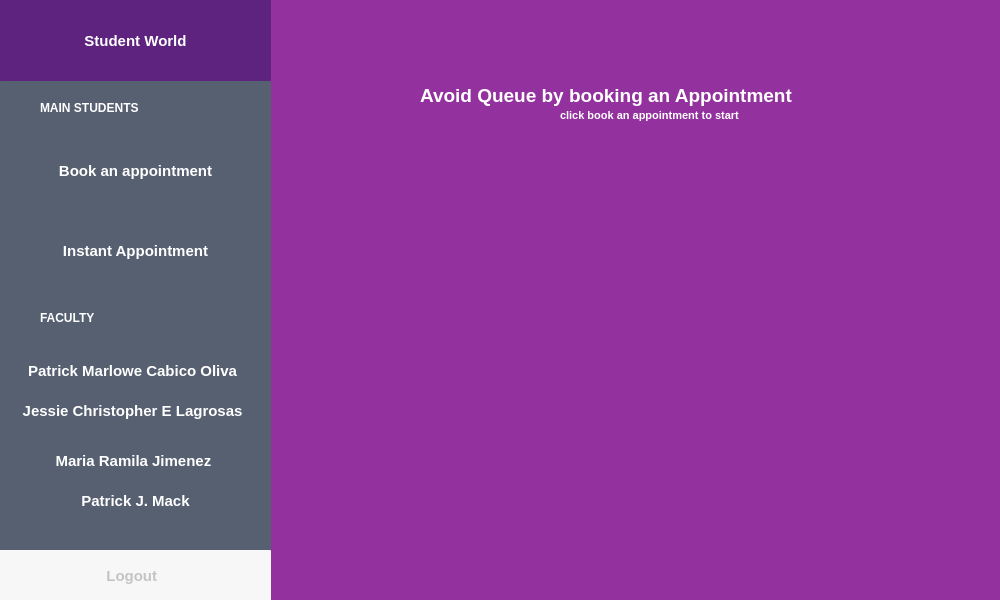
<?xml version="1.0" encoding="UTF-8"?>
<ui version="4.0">
 <class>Dialog</class>
 <widget class="QDialog" name="Dialog">
  <property name="geometry">
   <rect>
    <x>0</x>
    <y>0</y>
    <width>1000</width>
    <height>600</height>
   </rect>
  </property>
  <property name="maximumSize">
   <size>
    <width>1000</width>
    <height>600</height>
   </size>
  </property>
  <property name="windowTitle">
   <string>Dialog</string>
  </property>
  <property name="styleSheet">
   <string notr="true">QLabel {
	
	background-color: rgb(86, 96, 113);
color: rgb(114, 1, 160);
}

QDialog {
	
	background-color: rgb(147, 50, 158);

}

QLineEdit {

border:2px solid rgb(221, 221, 221);
	background-color: rgb(252, 252, 252);
border-radius: bold 10px;
	color: rgb(0, 0, 0);
padding-left:45px;
}

QLineEdit:hover {
border: 1px solid rgb(85, 85, 127);
}

QPushButton {
 
	color: rgb(255, 255, 255);
		background-color: rgb(86, 96, 113);
	
border: 0px solid;
border-radius : 1px;
font: bold 15px;
}

QPushButton:hover {
	
	
	background-color: rgb(188, 92, 240);
	
	color: rgb(255, 255, 255);
}

QComboBox {
border:2px solid rgb(221, 221, 221);
	background-color: rgb(252, 252, 252);
border-radius: bold 10px;
padding-left:40px;
color:black;

}

QGroupBox {

	background-color: rgb(86, 96, 113);
border:0px solid;
}
</string>
  </property>
  <widget class="QStackedWidget" name="stackedWidget">
   <property name="geometry">
    <rect>
     <x>280</x>
     <y>10</y>
     <width>721</width>
     <height>581</height>
    </rect>
   </property>
   <property name="font">
    <font>
     <family>Nirmala UI</family>
     <pointsize>14</pointsize>
     <weight>75</weight>
     <bold>true</bold>
    </font>
   </property>
   <property name="styleSheet">
    <string notr="true">QStackedWidget {

border:0px;
border-radius:18px solid;


}

QLabel {
	color: rgb(255, 255, 255);
	background-color: rgb(147, 50, 158);

}
QPushButton {
border: 0px;
border-radius: 20px solid;

padding-left: -60px;

}</string>
   </property>
   <property name="currentIndex">
    <number>0</number>
   </property>
   <widget class="QWidget" name="home1">
    <widget class="QLabel" name="label_6">
     <property name="geometry">
      <rect>
       <x>140</x>
       <y>70</y>
       <width>461</width>
       <height>31</height>
      </rect>
     </property>
     <property name="font">
      <font>
       <family>Nirmala UI</family>
       <pointsize>14</pointsize>
       <weight>75</weight>
       <bold>true</bold>
      </font>
     </property>
     <property name="styleSheet">
      <string notr="true">background-color: rgba(0,0,0,0%);</string>
     </property>
     <property name="text">
      <string>Avoid Queue by booking an Appointment</string>
     </property>
    </widget>
    <widget class="QLabel" name="label_7">
     <property name="geometry">
      <rect>
       <x>280</x>
       <y>90</y>
       <width>221</width>
       <height>31</height>
      </rect>
     </property>
     <property name="font">
      <font>
       <family>Nirmala UI</family>
       <pointsize>8</pointsize>
       <weight>75</weight>
       <bold>true</bold>
      </font>
     </property>
     <property name="styleSheet">
      <string notr="true">background-color: rgba(0,0,0,0%);</string>
     </property>
     <property name="text">
      <string>click book an appointment to start</string>
     </property>
    </widget>
    <widget class="QLabel" name="label_5">
     <property name="geometry">
      <rect>
       <x>20</x>
       <y>160</y>
       <width>751</width>
       <height>431</height>
      </rect>
     </property>
     <property name="styleSheet">
      <string notr="true">background-color: rgba(0,0,0,0%);</string>
     </property>
     <property name="text">
      <string/>
     </property>
     <property name="pixmap">
      <pixmap>../../img/studentdashboard/character.svg</pixmap>
     </property>
     <property name="scaledContents">
      <bool>true</bool>
     </property>
    </widget>
   </widget>
   <widget class="QWidget" name="booking2">
    <property name="styleSheet">
     <string notr="true"/>
    </property>
    <widget class="QPushButton" name="oliva_buttn">
     <property name="geometry">
      <rect>
       <x>50</x>
       <y>210</y>
       <width>221</width>
       <height>81</height>
      </rect>
     </property>
     <property name="font">
      <font>
       <pointsize>-1</pointsize>
       <weight>75</weight>
       <italic>false</italic>
       <bold>true</bold>
      </font>
     </property>
     <property name="layoutDirection">
      <enum>Qt::LeftToRight</enum>
     </property>
     <property name="styleSheet">
      <string notr="true"/>
     </property>
     <property name="text">
      <string>    Oliva</string>
     </property>
     <property name="icon">
      <iconset>
       <normaloff>../../img/studentdashboard/icons/7.svg</normaloff>../../img/studentdashboard/icons/7.svg</iconset>
     </property>
     <property name="iconSize">
      <size>
       <width>150</width>
       <height>190</height>
      </size>
     </property>
     <property name="shortcut">
      <string notr="true"/>
     </property>
    </widget>
    <widget class="QPushButton" name="jimenez_buttn">
     <property name="geometry">
      <rect>
       <x>50</x>
       <y>110</y>
       <width>221</width>
       <height>81</height>
      </rect>
     </property>
     <property name="font">
      <font>
       <family>Nirmala UI</family>
       <pointsize>-1</pointsize>
       <weight>75</weight>
       <italic>false</italic>
       <bold>true</bold>
      </font>
     </property>
     <property name="layoutDirection">
      <enum>Qt::LeftToRight</enum>
     </property>
     <property name="styleSheet">
      <string notr="true"/>
     </property>
     <property name="text">
      <string>Jimenez</string>
     </property>
     <property name="icon">
      <iconset>
       <normaloff>../../img/studentdashboard/icons/4.svg</normaloff>../../img/studentdashboard/icons/4.svg</iconset>
     </property>
     <property name="iconSize">
      <size>
       <width>150</width>
       <height>190</height>
      </size>
     </property>
     <property name="shortcut">
      <string notr="true"/>
     </property>
    </widget>
    <widget class="QPushButton" name="lagrosas_buttn">
     <property name="geometry">
      <rect>
       <x>50</x>
       <y>310</y>
       <width>221</width>
       <height>81</height>
      </rect>
     </property>
     <property name="font">
      <font>
       <pointsize>-1</pointsize>
       <weight>75</weight>
       <italic>false</italic>
       <bold>true</bold>
      </font>
     </property>
     <property name="layoutDirection">
      <enum>Qt::LeftToRight</enum>
     </property>
     <property name="styleSheet">
      <string notr="true"/>
     </property>
     <property name="text">
      <string>Lagrosas</string>
     </property>
     <property name="icon">
      <iconset>
       <normaloff>../../img/studentdashboard/icons/6.svg</normaloff>../../img/studentdashboard/icons/6.svg</iconset>
     </property>
     <property name="iconSize">
      <size>
       <width>150</width>
       <height>190</height>
      </size>
     </property>
     <property name="shortcut">
      <string notr="true"/>
     </property>
    </widget>
    <widget class="QPushButton" name="mack_buttn">
     <property name="geometry">
      <rect>
       <x>50</x>
       <y>410</y>
       <width>221</width>
       <height>81</height>
      </rect>
     </property>
     <property name="font">
      <font>
       <pointsize>-1</pointsize>
       <weight>75</weight>
       <italic>false</italic>
       <bold>true</bold>
      </font>
     </property>
     <property name="layoutDirection">
      <enum>Qt::LeftToRight</enum>
     </property>
     <property name="styleSheet">
      <string notr="true"/>
     </property>
     <property name="text">
      <string>        Mack</string>
     </property>
     <property name="icon">
      <iconset>
       <normaloff>../../img/studentdashboard/icons/mack.svg</normaloff>../../img/studentdashboard/icons/mack.svg</iconset>
     </property>
     <property name="iconSize">
      <size>
       <width>150</width>
       <height>190</height>
      </size>
     </property>
     <property name="shortcut">
      <string notr="true"/>
     </property>
    </widget>
    <widget class="QLabel" name="label_4">
     <property name="geometry">
      <rect>
       <x>160</x>
       <y>50</y>
       <width>671</width>
       <height>391</height>
      </rect>
     </property>
     <property name="styleSheet">
      <string notr="true">background-color: rgba(0,0,0,0%);</string>
     </property>
     <property name="text">
      <string/>
     </property>
     <property name="pixmap">
      <pixmap>../../img/studentdashboard/prof.svg</pixmap>
     </property>
     <property name="scaledContents">
      <bool>true</bool>
     </property>
    </widget>
    <widget class="QLabel" name="label_8">
     <property name="geometry">
      <rect>
       <x>360</x>
       <y>110</y>
       <width>301</width>
       <height>41</height>
      </rect>
     </property>
     <property name="font">
      <font>
       <family>Nirmala UI</family>
       <pointsize>16</pointsize>
       <weight>75</weight>
       <bold>true</bold>
      </font>
     </property>
     <property name="styleSheet">
      <string notr="true">background-color: rgba(0,0,0,0%);
color: rgb(63, 36, 98);</string>
     </property>
     <property name="text">
      <string>Choose your professor</string>
     </property>
    </widget>
    <widget class="QLabel" name="label_9">
     <property name="geometry">
      <rect>
       <x>380</x>
       <y>140</y>
       <width>271</width>
       <height>41</height>
      </rect>
     </property>
     <property name="font">
      <font>
       <family>Nirmala UI</family>
       <pointsize>12</pointsize>
       <weight>75</weight>
       <bold>true</bold>
      </font>
     </property>
     <property name="styleSheet">
      <string notr="true">background-color: rgba(0,0,0,0%);
color: rgb(63, 36, 98);</string>
     </property>
     <property name="text">
      <string>to book for an appointment</string>
     </property>
    </widget>
    <zorder>label_4</zorder>
    <zorder>jimenez_buttn</zorder>
    <zorder>oliva_buttn</zorder>
    <zorder>lagrosas_buttn</zorder>
    <zorder>mack_buttn</zorder>
    <zorder>label_8</zorder>
    <zorder>label_9</zorder>
   </widget>
   <widget class="QWidget" name="instant">
    <widget class="QPushButton" name="oliva_instantbttn">
     <property name="geometry">
      <rect>
       <x>20</x>
       <y>220</y>
       <width>271</width>
       <height>81</height>
      </rect>
     </property>
     <property name="font">
      <font>
       <pointsize>-1</pointsize>
       <weight>75</weight>
       <italic>false</italic>
       <bold>true</bold>
      </font>
     </property>
     <property name="layoutDirection">
      <enum>Qt::LeftToRight</enum>
     </property>
     <property name="styleSheet">
      <string notr="true"/>
     </property>
     <property name="text">
      <string>    Oliva</string>
     </property>
     <property name="icon">
      <iconset>
       <normaloff>../../img/studentdashboard/icons/7.svg</normaloff>../../img/studentdashboard/icons/7.svg</iconset>
     </property>
     <property name="iconSize">
      <size>
       <width>150</width>
       <height>190</height>
      </size>
     </property>
     <property name="shortcut">
      <string notr="true"/>
     </property>
    </widget>
    <widget class="QPushButton" name="lagrosas_instantbuttn">
     <property name="geometry">
      <rect>
       <x>20</x>
       <y>130</y>
       <width>271</width>
       <height>81</height>
      </rect>
     </property>
     <property name="font">
      <font>
       <pointsize>-1</pointsize>
       <weight>75</weight>
       <italic>false</italic>
       <bold>true</bold>
      </font>
     </property>
     <property name="layoutDirection">
      <enum>Qt::LeftToRight</enum>
     </property>
     <property name="styleSheet">
      <string notr="true"/>
     </property>
     <property name="text">
      <string>Lagrosas</string>
     </property>
     <property name="icon">
      <iconset>
       <normaloff>../../img/studentdashboard/icons/6.svg</normaloff>../../img/studentdashboard/icons/6.svg</iconset>
     </property>
     <property name="iconSize">
      <size>
       <width>150</width>
       <height>190</height>
      </size>
     </property>
     <property name="shortcut">
      <string notr="true"/>
     </property>
     <property name="autoRepeatDelay">
      <number>307</number>
     </property>
    </widget>
    <widget class="QGroupBox" name="nowserving">
     <property name="geometry">
      <rect>
       <x>330</x>
       <y>140</y>
       <width>381</width>
       <height>311</height>
      </rect>
     </property>
     <property name="styleSheet">
      <string notr="true">
QGroupBox {
	background-color: rgb(86, 96, 113);
border-radius : 18px;
border:0px;
}</string>
     </property>
     <property name="title">
      <string/>
     </property>
     <widget class="QLabel" name="label_35">
      <property name="geometry">
       <rect>
        <x>40</x>
        <y>30</y>
        <width>301</width>
        <height>61</height>
       </rect>
      </property>
      <property name="font">
       <font>
        <pointsize>24</pointsize>
        <weight>75</weight>
        <bold>true</bold>
       </font>
      </property>
      <property name="styleSheet">
       <string notr="true">background-color: rgba(0,0,0,0%);
color: rgb(249, 168, 38);</string>
      </property>
      <property name="text">
       <string>NOW SERVING</string>
      </property>
     </widget>
     <widget class="QWidget" name="verticalLayoutWidget_7">
      <property name="geometry">
       <rect>
        <x>120</x>
        <y>170</y>
        <width>151</width>
        <height>101</height>
       </rect>
      </property>
      <layout class="QVBoxLayout" name="verticalLayout_7" stretch="0,0">
       <property name="sizeConstraint">
        <enum>QLayout::SetMaximumSize</enum>
       </property>
       <item>
        <widget class="QLabel" name="Time_label_8">
         <property name="font">
          <font>
           <family>Nirmala UI</family>
           <pointsize>22</pointsize>
           <weight>75</weight>
           <bold>true</bold>
          </font>
         </property>
         <property name="styleSheet">
          <string notr="true">color: white;
background-color: rgba(0,0,0,0%);</string>
         </property>
         <property name="text">
          <string>Yelo Kit</string>
         </property>
         <property name="alignment">
          <set>Qt::AlignCenter</set>
         </property>
        </widget>
       </item>
       <item>
        <widget class="QLabel" name="date_label_8">
         <property name="sizePolicy">
          <sizepolicy hsizetype="Preferred" vsizetype="Preferred">
           <horstretch>2</horstretch>
           <verstretch>0</verstretch>
          </sizepolicy>
         </property>
         <property name="font">
          <font>
           <family>Nirmala UI</family>
           <pointsize>10</pointsize>
           <weight>50</weight>
           <bold>false</bold>
          </font>
         </property>
         <property name="layoutDirection">
          <enum>Qt::RightToLeft</enum>
         </property>
         <property name="styleSheet">
          <string notr="true">color: white;
background-color: rgba(0,0,0,0%);</string>
         </property>
         <property name="text">
          <string>Clearance</string>
         </property>
         <property name="alignment">
          <set>Qt::AlignCenter</set>
         </property>
        </widget>
       </item>
      </layout>
     </widget>
     <widget class="QLabel" name="label_36">
      <property name="geometry">
       <rect>
        <x>180</x>
        <y>100</y>
        <width>41</width>
        <height>61</height>
       </rect>
      </property>
      <property name="font">
       <font>
        <pointsize>22</pointsize>
        <weight>75</weight>
        <bold>true</bold>
       </font>
      </property>
      <property name="styleSheet">
       <string notr="true">background-color: rgba(0,0,0,0%);
color: rgb(249, 168, 38);</string>
      </property>
      <property name="text">
       <string>1</string>
      </property>
     </widget>
    </widget>
    <widget class="QGroupBox" name="realtimeclock">
     <property name="geometry">
      <rect>
       <x>390</x>
       <y>20</y>
       <width>321</width>
       <height>61</height>
      </rect>
     </property>
     <property name="styleSheet">
      <string notr="true">
QGroupBox {
	background-color: rgb(240, 240, 240);
border-radius : 18px;
border:0px;
}</string>
     </property>
     <property name="title">
      <string/>
     </property>
     <widget class="QLabel" name="date_label_4">
      <property name="geometry">
       <rect>
        <x>180</x>
        <y>40</y>
        <width>131</width>
        <height>21</height>
       </rect>
      </property>
      <property name="font">
       <font>
        <family>Nirmala UI</family>
        <pointsize>8</pointsize>
        <weight>50</weight>
        <bold>false</bold>
       </font>
      </property>
      <property name="styleSheet">
       <string notr="true">background-color: rgb(249, 168, 38);
color: rgb(249, 168, 38);
background-color: rgba(0,0,0,0%);</string>
      </property>
      <property name="text">
       <string>Tuesday May 17, 2021</string>
      </property>
     </widget>
     <widget class="QLabel" name="Time_label_4">
      <property name="geometry">
       <rect>
        <x>150</x>
        <y>10</y>
        <width>211</width>
        <height>31</height>
       </rect>
      </property>
      <property name="font">
       <font>
        <family>Nirmala UI</family>
        <pointsize>18</pointsize>
        <weight>50</weight>
        <bold>false</bold>
       </font>
      </property>
      <property name="styleSheet">
       <string notr="true">background-color: rgb(249, 168, 38);
background-color: rgba(0,0,0,0%);
color: rgb(249, 168, 38);</string>
      </property>
      <property name="text">
       <string>12:18:30 AM</string>
      </property>
     </widget>
     <widget class="QLabel" name="label_37">
      <property name="geometry">
       <rect>
        <x>10</x>
        <y>0</y>
        <width>141</width>
        <height>61</height>
       </rect>
      </property>
      <property name="font">
       <font>
        <pointsize>14</pointsize>
        <weight>75</weight>
        <bold>true</bold>
       </font>
      </property>
      <property name="styleSheet">
       <string notr="true">background-color: rgba(0,0,0,0%);
color: rgb(249, 168, 38);</string>
      </property>
      <property name="text">
       <string>On Queue</string>
      </property>
     </widget>
    </widget>
    <widget class="QLabel" name="label_10">
     <property name="geometry">
      <rect>
       <x>40</x>
       <y>70</y>
       <width>331</width>
       <height>41</height>
      </rect>
     </property>
     <property name="font">
      <font>
       <family>Nirmala UI</family>
       <pointsize>16</pointsize>
       <weight>75</weight>
       <bold>true</bold>
      </font>
     </property>
     <property name="styleSheet">
      <string notr="true">background-color: rgba(0,0,0,0%);
color: rgb(63, 36, 98);</string>
     </property>
     <property name="text">
      <string>Get your priority number</string>
     </property>
    </widget>
   </widget>
  </widget>
  <widget class="QGroupBox" name="groupBox">
   <property name="geometry">
    <rect>
     <x>0</x>
     <y>80</y>
     <width>271</width>
     <height>531</height>
    </rect>
   </property>
   <property name="title">
    <string/>
   </property>
   <widget class="QPushButton" name="booking_buttn">
    <property name="geometry">
     <rect>
      <x>0</x>
      <y>60</y>
      <width>271</width>
      <height>61</height>
     </rect>
    </property>
    <property name="font">
     <font>
      <pointsize>-1</pointsize>
      <weight>75</weight>
      <italic>false</italic>
      <bold>true</bold>
     </font>
    </property>
    <property name="styleSheet">
     <string notr="true"/>
    </property>
    <property name="text">
     <string>Book an appointment</string>
    </property>
   </widget>
   <widget class="QLabel" name="label_3">
    <property name="geometry">
     <rect>
      <x>40</x>
      <y>230</y>
      <width>101</width>
      <height>16</height>
     </rect>
    </property>
    <property name="font">
     <font>
      <family>Nirmala UI</family>
      <weight>75</weight>
      <bold>true</bold>
     </font>
    </property>
    <property name="styleSheet">
     <string notr="true">background-color: rgba(0,0,0,0%);
color:white;</string>
    </property>
    <property name="text">
     <string>FACULTY</string>
    </property>
   </widget>
   <widget class="QLabel" name="label">
    <property name="geometry">
     <rect>
      <x>40</x>
      <y>20</y>
      <width>111</width>
      <height>16</height>
     </rect>
    </property>
    <property name="font">
     <font>
      <family>Nirmala UI</family>
      <weight>75</weight>
      <bold>true</bold>
     </font>
    </property>
    <property name="styleSheet">
     <string notr="true">background-color: rgba(0,0,0,0%);
color:white;</string>
    </property>
    <property name="text">
     <string>MAIN STUDENTS</string>
    </property>
   </widget>
   <widget class="QPushButton" name="instant_buttn">
    <property name="geometry">
     <rect>
      <x>0</x>
      <y>140</y>
      <width>271</width>
      <height>61</height>
     </rect>
    </property>
    <property name="font">
     <font>
      <pointsize>-1</pointsize>
      <weight>75</weight>
      <italic>false</italic>
      <bold>true</bold>
     </font>
    </property>
    <property name="styleSheet">
     <string notr="true"/>
    </property>
    <property name="text">
     <string>Instant Appointment</string>
    </property>
   </widget>
   <widget class="QPushButton" name="patrick_buttn">
    <property name="geometry">
     <rect>
      <x>0</x>
      <y>270</y>
      <width>261</width>
      <height>41</height>
     </rect>
    </property>
    <property name="font">
     <font>
      <pointsize>-1</pointsize>
      <weight>75</weight>
      <italic>false</italic>
      <bold>true</bold>
     </font>
    </property>
    <property name="styleSheet">
     <string notr="true"/>
    </property>
    <property name="text">
     <string notr="true"> Patrick Marlowe Cabico Oliva</string>
    </property>
    <property name="icon">
     <iconset>
      <normaloff>../../img/studentdashboard/icons/onlinecircle.svg</normaloff>../../img/studentdashboard/icons/onlinecircle.svg</iconset>
    </property>
    <property name="iconSize">
     <size>
      <width>22</width>
      <height>20</height>
     </size>
    </property>
   </widget>
   <widget class="QPushButton" name="jessie_buttn">
    <property name="geometry">
     <rect>
      <x>0</x>
      <y>310</y>
      <width>261</width>
      <height>41</height>
     </rect>
    </property>
    <property name="font">
     <font>
      <pointsize>-1</pointsize>
      <weight>75</weight>
      <italic>false</italic>
      <bold>true</bold>
     </font>
    </property>
    <property name="styleSheet">
     <string notr="true"/>
    </property>
    <property name="text">
     <string notr="true"> Jessie Christopher E Lagrosas</string>
    </property>
    <property name="icon">
     <iconset>
      <normaloff>../../img/studentdashboard/icons/onlinecircle.svg</normaloff>../../img/studentdashboard/icons/onlinecircle.svg</iconset>
    </property>
    <property name="iconSize">
     <size>
      <width>22</width>
      <height>20</height>
     </size>
    </property>
   </widget>
   <widget class="QPushButton" name="maria_buttn">
    <property name="geometry">
     <rect>
      <x>0</x>
      <y>360</y>
      <width>271</width>
      <height>41</height>
     </rect>
    </property>
    <property name="font">
     <font>
      <pointsize>-1</pointsize>
      <weight>75</weight>
      <italic>false</italic>
      <bold>true</bold>
     </font>
    </property>
    <property name="styleSheet">
     <string notr="true"/>
    </property>
    <property name="text">
     <string notr="true">Maria Ramila Jimenez </string>
    </property>
    <property name="icon">
     <iconset>
      <normaloff>../../img/studentdashboard/icons/not.svg</normaloff>../../img/studentdashboard/icons/not.svg</iconset>
    </property>
    <property name="iconSize">
     <size>
      <width>22</width>
      <height>20</height>
     </size>
    </property>
   </widget>
   <widget class="QPushButton" name="patskie_buttn">
    <property name="geometry">
     <rect>
      <x>0</x>
      <y>400</y>
      <width>271</width>
      <height>41</height>
     </rect>
    </property>
    <property name="font">
     <font>
      <pointsize>-1</pointsize>
      <weight>75</weight>
      <italic>false</italic>
      <bold>true</bold>
     </font>
    </property>
    <property name="styleSheet">
     <string notr="true"/>
    </property>
    <property name="text">
     <string notr="true">Patrick J. Mack</string>
    </property>
    <property name="icon">
     <iconset>
      <normaloff>../../img/studentdashboard/icons/away.svg</normaloff>../../img/studentdashboard/icons/away.svg</iconset>
    </property>
    <property name="iconSize">
     <size>
      <width>22</width>
      <height>20</height>
     </size>
    </property>
   </widget>
   <widget class="QPushButton" name="logout_buttn">
    <property name="geometry">
     <rect>
      <x>-20</x>
      <y>470</y>
      <width>291</width>
      <height>51</height>
     </rect>
    </property>
    <property name="sizePolicy">
     <sizepolicy hsizetype="Expanding" vsizetype="Fixed">
      <horstretch>0</horstretch>
      <verstretch>0</verstretch>
     </sizepolicy>
    </property>
    <property name="font">
     <font>
      <family>Nirmala UI</family>
      <pointsize>-1</pointsize>
      <weight>75</weight>
      <italic>false</italic>
      <bold>true</bold>
     </font>
    </property>
    <property name="styleSheet">
     <string notr="true">QPushButton {
	color: rgb(196, 196, 196);
	background-color: rgb(247, 247, 247);
	
border: 0px solid;
border-radius : 1px;
}

QPushButton:hover {
	
	background-color: rgb(249, 168, 38);
	
	color: rgb(255, 255, 255);
}
</string>
    </property>
    <property name="text">
     <string>   Logout</string>
    </property>
    <property name="icon">
     <iconset>
      <normaloff>photos/logout.svg</normaloff>photos/logout.svg</iconset>
    </property>
   </widget>
  </widget>
  <widget class="QPushButton" name="home_buttn">
   <property name="geometry">
    <rect>
     <x>0</x>
     <y>0</y>
     <width>271</width>
     <height>81</height>
    </rect>
   </property>
   <property name="font">
    <font>
     <pointsize>-1</pointsize>
     <weight>75</weight>
     <italic>false</italic>
     <bold>true</bold>
    </font>
   </property>
   <property name="styleSheet">
    <string notr="true">QPushButton {
background-color: rgb(94, 34, 127);
}
QPushButton:hover {
	
	background-color: rgb(116, 42, 158);
	
	color: rgb(255, 255, 255);
}
</string>
   </property>
   <property name="text">
    <string>Student World</string>
   </property>
  </widget>
  <widget class="QLabel" name="label_2">
   <property name="geometry">
    <rect>
     <x>260</x>
     <y>-2</y>
     <width>756</width>
     <height>611</height>
    </rect>
   </property>
   <property name="styleSheet">
    <string notr="true">background-color: rgb(147, 50, 158);
border-radius:18px solid;
border:0px;</string>
   </property>
   <property name="text">
    <string/>
   </property>
   <property name="pixmap">
    <pixmap resource="../../img/studentdashboard/g.qrc">:/sd/bg.svg</pixmap>
   </property>
  </widget>
  <zorder>label_2</zorder>
  <zorder>groupBox</zorder>
  <zorder>home_buttn</zorder>
  <zorder>stackedWidget</zorder>
 </widget>
 <resources>
  <include location="../../img/studentdashboard/g.qrc"/>
 </resources>
 <connections/>
</ui>
